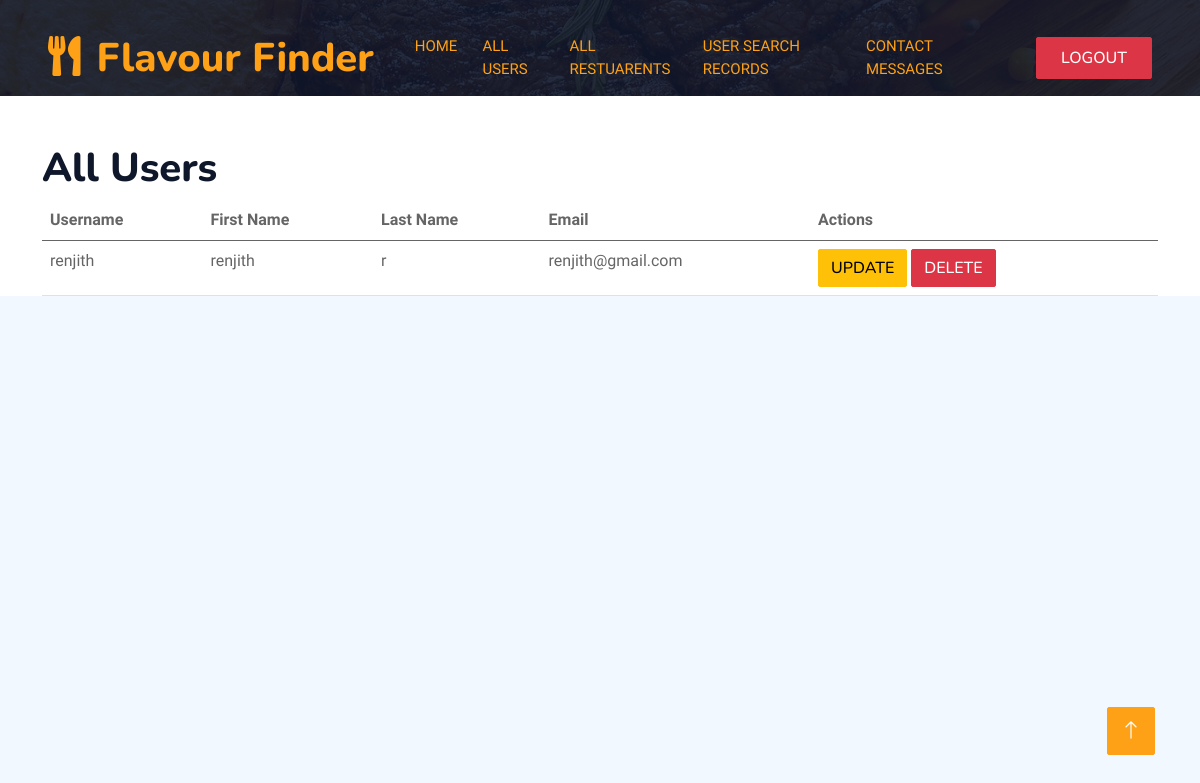
Page /users/ (signed in) on the earlier database version.
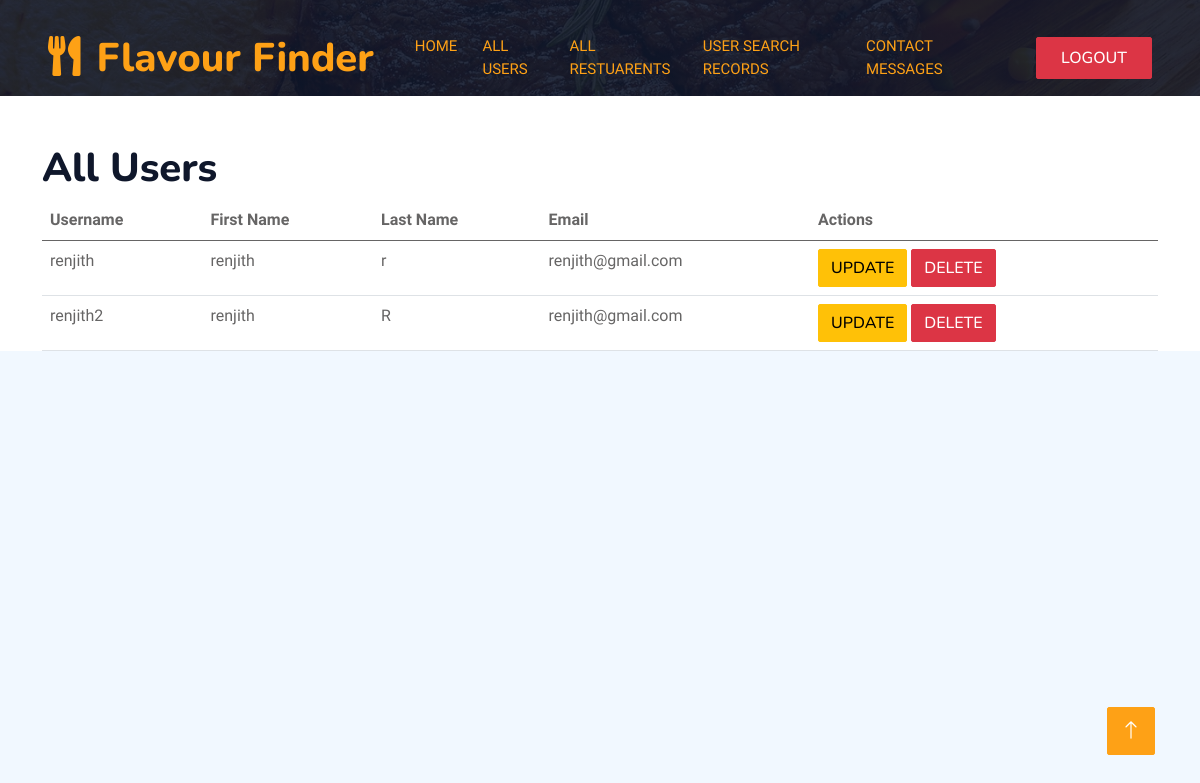
Same page on the later database version.
### restaurant_app/models.py (models this page shows, shortened)
class UserTable(models.Model):
    user = models.OneToOneField(User, on_delete=models.CASCADE)  # Link to User model
    admin = models.BooleanField(default=False)  # Admin field to denote extra privileges

### restaurant_app/views.py (the view)
# urls.py: path('users/', all_users, name='all_users'),
@login_required
def all_users(request):
    non_admin_users = UserTable.objects.filter(admin=False).select_related('user')  # Use select_related for optimized queries
    return render(request, 'all_users.html', {'users': non_admin_users})

### restaurant_app/templates/all_users.html (shortened to what this page needs)
<!DOCTYPE html>
<html lang="en">
  <head>
    {% load static %}
    <link
      href="https://cdnjs.cloudflare.com/ajax/libs/font-awesome/5.10.0/css/all.min.css"
      rel="stylesheet"
    />
    <link
      href="https://cdn.jsdelivr.net/npm/bootstrap-icons@1.4.1/font/bootstrap-icons.css"
      rel="stylesheet"
    />
    <link href="{% static 'lib/animate/animate.min.css' %}" rel="stylesheet" />
    <link
      href="{% static 'lib/owlcarousel/assets/owl.carousel.min.css' %}"
      rel="stylesheet"
    />
    <link
      href="{% static 'lib/tempusdominus/css/tempusdominus-bootstrap-4.min.css' %}"
      rel="stylesheet"
    />
    <link href="{% static 'css/bootstrap.min.css' %}" rel="stylesheet" />
    <link href="{% static 'css/style.css' %}" rel="stylesheet" />
  </head>
  <body>
    <div class="container-xxl bg-white p-0">
      <div class="container-xxl position-relative p-0">
        <nav
          class="navbar navbar-expand-lg navbar-dark bg-dark px-4 px-lg-5 py-3 py-lg-0"
        >
          <a href="{% url 'dashboard' %}" class="navbar-brand p-0">
            <h1 class="text-primary m-0">
              <i class="fa fa-utensils me-3"></i>Flavour Finder
            </h1>
          </a>
          <div class="collapse navbar-collapse" id="navbarCollapse">
            <div class="navbar-nav ms-auto py-0 pe-4">
              <div class="navbar-nav ms-auto py-0 pe-4">
                <a
                  href="{% url 'admin_dashboard' %}"
                  class="nav-item nav-link active"
                  >Home</a
                >
                <a href="{% url 'all_users' %}" class="nav-item nav-link active"
                  >All Users</a
                >
                <a
                  href="{% url 'all_searched_restaurants' %}"
                  class="nav-item nav-link active"
                  >All Restuarents</a
                >
                <a
                  href="{% url 'user_search_graph' %}"
                  class="nav-item nav-link active"
                  >User Search Records</a
                >
                <a
                href="{% url 'all_contacts' %}"
                class="nav-item nav-link active"
                >Contact Messages</a
              >
              </div>
            </div>
            <form method="POST" action="{% url 'logout' %}" class="d-inline">
              <button type="submit" class="btn btn-danger py-2 px-4">
                Logout
              </button>
            </form>
          </div>
        </nav>
      </div>
      <div class="container-xxl py-5 bg-dark hero-header mb-5"></div>
      {% block content %}
      <div class="container">
        <h1 class="mt-4">All Users</h1>
        <table class="table">
          <thead>
            <tr>
              <th>Username</th>
              <th>First Name</th>
              <th>Last Name</th>
              <th>Email</th>
              <th>Actions</th>
            </tr>
          </thead>
          <tbody>
            {% for user_table in users %}
            <tr>
              <td>{{ user_table.user.username }}</td>
              <td>{{ user_table.user.first_name }}</td>
              <td>{{ user_table.user.last_name }}</td>
              <td>{{ user_table.user.email }}</td>
              <td>
                <button
                  class="btn btn-warning"
                  data-bs-toggle="modal"
                  data-bs-target="#updateUserModal{{ user_table.id }}"
                >
                  Update
                </button>
                <form
                  method="POST"
                  action="{% url 'delete_user' user_table.id %}"
                  style="display: inline"
                >
                  <button type="submit" class="btn btn-danger">Delete</button>
                </form>
              </td>
            </tr>
            {% empty %}
            <tr>
              <td colspan="5">No users found.</td>
            </tr>
            {% endfor %}
          </tbody>
        </table>
      </div>
      {% endblock %}
      <a href="#" class="btn btn-lg btn-primary btn-lg-square back-to-top"
        ><i class="bi bi-arrow-up"></i
      ></a>
    </div>
  </body>
</html>

### restaurant_app/static/css/style.css (style rules this page uses)
:root { --primary: #FEA116; --light: #F1F8FF; --dark: #0F172B; }
.back-to-top { position: fixed; display: none; right: 45px; bottom: 45px; z-index: 99; }
.btn { font-family: 'Nunito', sans-serif; font-weight: 500; text-transform: uppercase; transition: .5s; }
.btn.btn-primary, .btn.btn-secondary { color: #FFFFFF; }
.btn-lg-square { width: 48px; height: 48px; }
.btn-square, .btn-sm-square, .btn-lg-square { padding: 0; display: flex; align-items: center; justify-content: center; font-weight: normal; border-radius: 2px; }
.navbar-dark .navbar-nav .nav-link { position: relative; margin-left: 25px; padding: 35px 0; font-size: 15px; color: var(--light) !important; text-transform: uppercase; font-weight: 500; outline: none; transition: .5s; }
.navbar-dark .navbar-nav .nav-link:hover, .navbar-dark .navbar-nav .nav-link.active { color: var(--primary) !important; }
@media (min-width: 992px) { .navbar-dark { position: absolute; width: 100%; top: 0; left: 0; z-index: 999; background: transparent !important; } }
.hero-header { background: linear-gradient(rgba(15, 23, 43, .9), rgba(15, 23, 43, .9)), url(../img/bg-hero.jpg); background-position: center center; background-repeat: no-repeat; background-size: cover; }

Differences in the rows shown:
added UserTable: user.username "renjith2", user.first_name "renjith", user.last_name "R", user.email "renjith@gmail.com"
